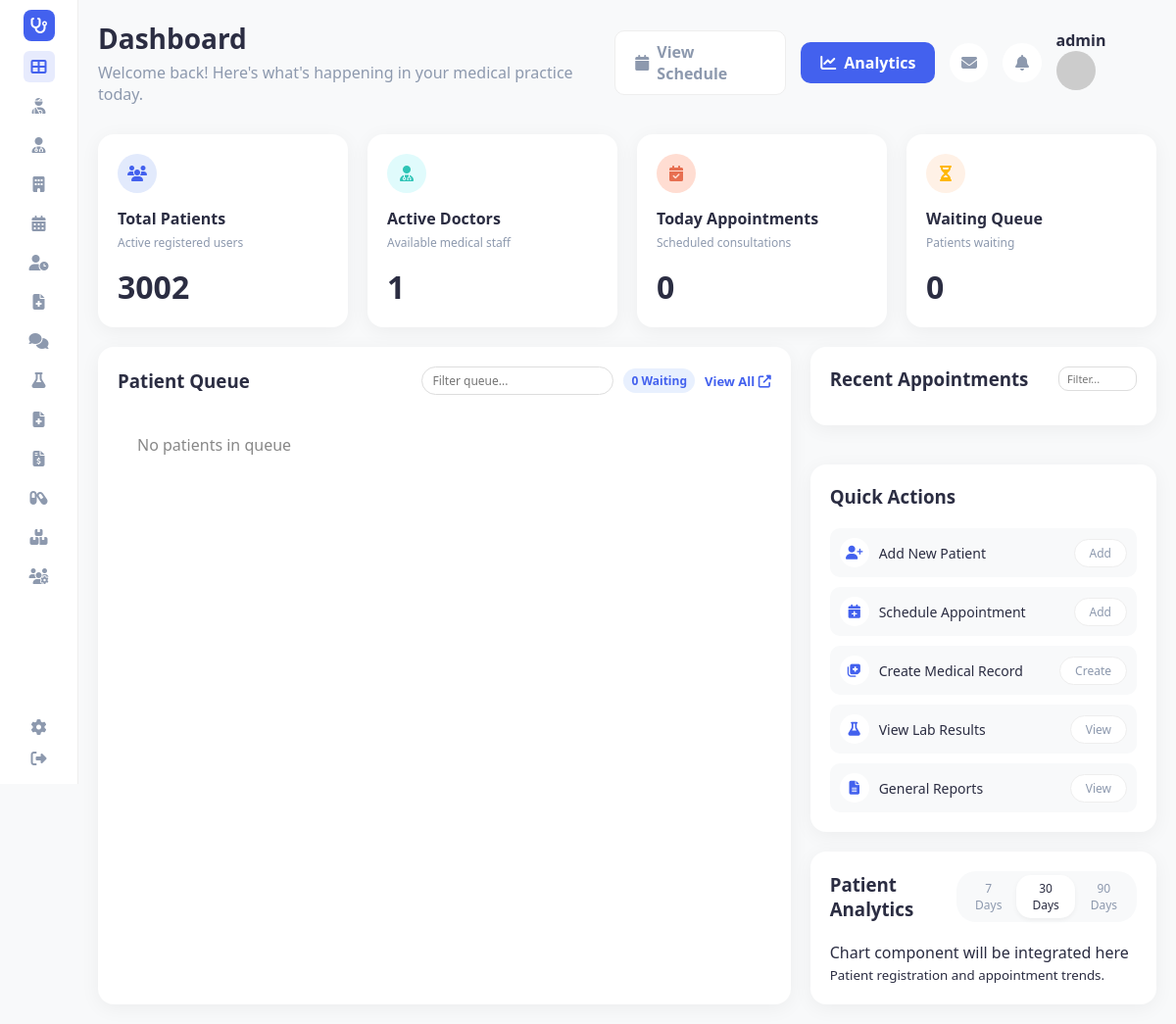
Page / (signed in) on the earlier database version.
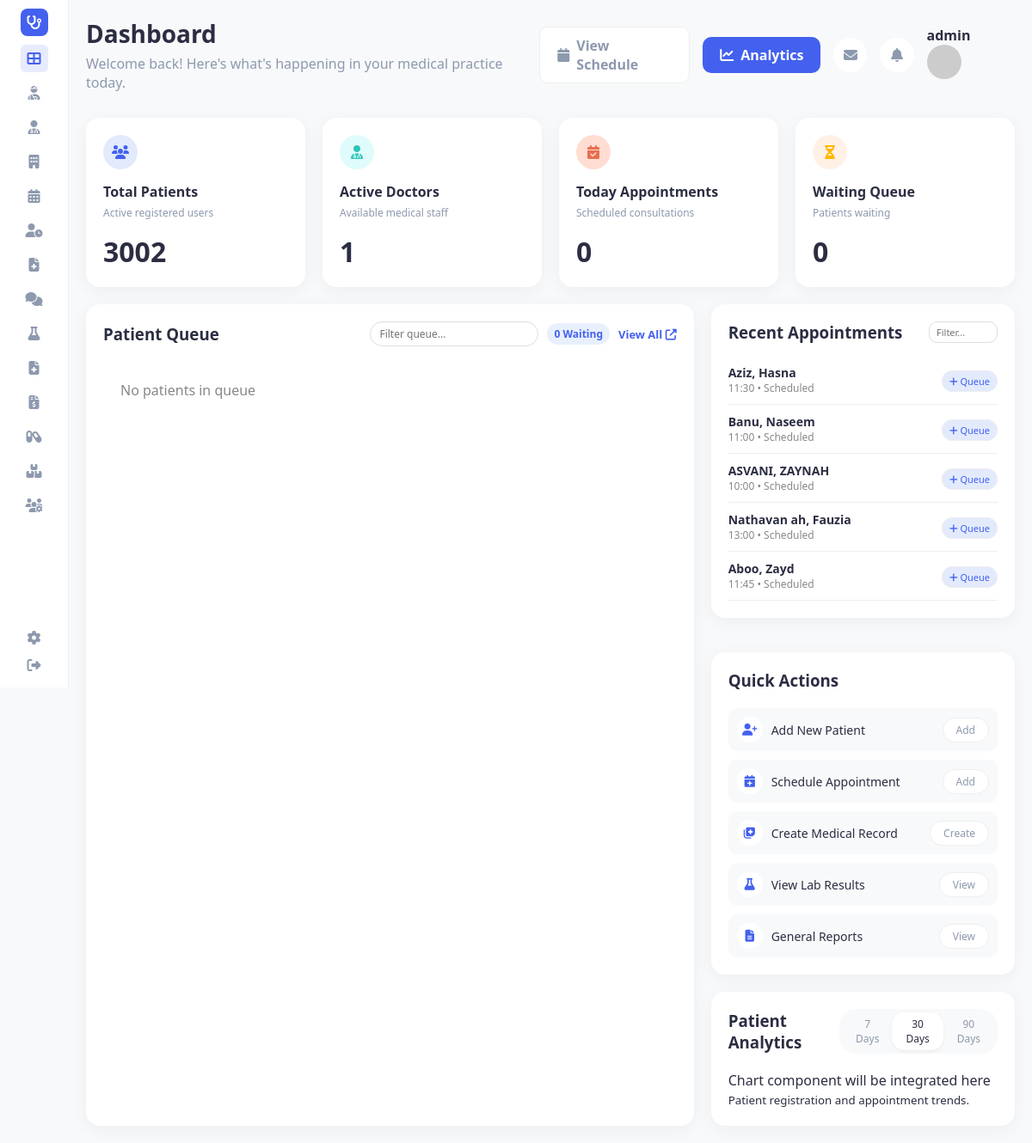
Same page on the later database version.
### tables this page shows
CREATE TABLE patients (
                patient_id TEXT PRIMARY KEY,
                first_name TEXT,
                last_name TEXT,
                date_of_birth TEXT,
                gender TEXT,
                phone TEXT,
                email TEXT,
                address TEXT,
                emergency_contact TEXT,
                blood_group TEXT,
                medical_history TEXT,
                created_date TEXT,
                scheme_provider TEXT,
                scheme_type TEXT
            );

CREATE TABLE appointments (
                appointment_id TEXT PRIMARY KEY,
                patient_id TEXT,
                doctor_id TEXT,
                appointment_date TEXT,
                appointment_time TEXT,
                reason TEXT,
                status TEXT,
                notes TEXT,
                FOREIGN KEY (patient_id) REFERENCES patients(patient_id),
                FOREIGN KEY (doctor_id) REFERENCES doctors(doctor_id)
            );

### app.py (the view)
@app.route('/')
def dashboard():
    try:
        days = 90
        stats = hms.get_dashboard_stats(days)
        total_patients = hms.get_patients_count()
        base = datetime.date.today()
        chart_labels = [(base - datetime.timedelta(days=i)).strftime("%Y-%m-%d") for i in range(days-1, -1, -1)]
        reg_map = stats['registration_map']
        appt_map = stats['appointment_map']
        chart_patient_reg = [reg_map.get(d, 0) for d in chart_labels]
        chart_appointments = [appt_map.get(d, 0) for d in chart_labels]
        username = session.get('username')
        role = session.get('role')
        system_notifications = hms.get_recent_notifications(username, role)
        return render_template('dashboard.html',
                            total_patients=total_patients,
                            active_doctors=stats['active_doctors'],
                            todays_appointments=stats['todays_appointments'],
                            pending_appointments=stats['pending_appointments'],
                            completed_appointments=stats['completed_appointments'],
                            recent_appointments=hms.get_recent_appointments(),
                            queue=hms.get_active_queue(),
                            chart_labels=chart_labels,
                            chart_patient_reg=chart_patient_reg,
                            chart_appointments=chart_appointments,
                            system_notifications=system_notifications,
                            active_page='dashboard')
    except Exception as e:
        print(f"[CRITICAL ERROR] Dashboard route failed: {e}")
        import traceback
        traceback.print_exc()
        return f"Internal Server Error: {e}", 500

### app.py (called while the page is built)
@app.before_request
def require_login():
    allowed_routes = ['login', 'register', 'static']
    if request.endpoint not in allowed_routes and 'user_id' not in session:
        return redirect(url_for('login'))

@app.context_processor
def inject_user():
    username = session.get('username')
    role = session.get('role')
    unread = 0
    if username:
        unread = hms.get_unread_count(username, role)
    return dict(current_user=username, current_role=role, unread_messages_count=unread, hms=hms)

### database/db_manager.py (called while the page is built)
    def get_connection(self):
        conn = sqlite3.connect(self.db_file)
        conn.row_factory = sqlite3.Row
        return conn

    def get_by_id(self, cls: Type[T], table: str, id_value: str, id_field: str) -> Optional[T]:
        try:
            conn = self.get_connection()
            cursor = conn.cursor()
            cursor.execute(f"SELECT * FROM {table} WHERE {id_field} = ?", (id_value,))
            row = cursor.fetchone()
            conn.close()
            return self._row_to_obj(cls, row) if row else None
        except Exception as e:
            print(f"Error getting from {table}: {e}")
            return None

### templates/dashboard.html (shortened to what the changed rows need)
<!DOCTYPE html>
<html lang="en">
<head>
    <link rel="stylesheet" href="{{ url_for('static', filename='style.css') }}">
    <link rel="stylesheet" href="https://cdnjs.cloudflare.com/ajax/libs/font-awesome/6.4.0/css/all.min.css">
</head>
<body>
    <div class="container">
        <main class="main-content">
            <header class="header">
                <div class="header-left">
                    <h1>Dashboard</h1>
                </div>
            </header>
            <div class="stats-grid">
                <div class="card stat-card">
                    <div class="stat-value">
                        <h2>{{ total_patients }}</h2>
                    </div>
                </div>
                <div class="card stat-card">
                    <div class="stat-value">
                        <h2>{{ active_doctors }}</h2>
                    </div>
                </div>
                <div class="card stat-card">
                    <div class="stat-value">
                        <h2>{{ todays_appointments }}</h2>
                    </div>
                </div>
                <div class="card stat-card">
                    <div class="stat-value">
                        <h2>{{ queue|length }}</h2>
                    </div>
                </div>
            </div>
            <div class="content-grid" style="grid-template-columns: 2fr 1fr;">
                <div class="right-column">
                    <div class="card quick-actions" style="margin-bottom: 20px;">
                        <div class="appointment-list" id="apptList" style="max-height: 300px; overflow-y: auto;">
                            {% for appt in recent_appointments %}
                            {% set patient = hms.get_patient(appt.patient_id) %}
                            <div class="appointment-item" ondblclick="window.location.href='{{ url_for('patients', search=patient.first_name + ' ' + patient.last_name if patient else appt.patient_id) }}'" style="padding: 10px 0; border-bottom: 1px solid #eee; cursor: pointer;" title="Double click to search patient">
                                <div class="appt-info">
                                    <div style="font-weight: 600; font-size: 14px;">
                                    {% if patient %}
                                        {{ patient.last_name }}, {{ patient.first_name }}
                                    {% else %}
                                        Unknown Patient ({{ appt.patient_id }})
                                    {% endif %}
                                </div>
                                    <div style="font-size: 12px; color: #888;">
                                        {{ appt.appointment_time }} &bull; {{ appt.status }}
                                    </div>
                                </div>
                                <div>
                                    <a href="{{ url_for('add_to_queue', patient_id=appt.patient_id) }}" class="btn-sm" style="background: #e2eafc; color: #4361ee; text-decoration: none; padding: 4px 8px; font-size: 11px;" title="Add to Queue"><i class="fas fa-plus"></i> Queue</a>
                                </div>
                            </div>
                            {% endfor %}
                        </div>
                    </div>
                </div>
            </div>
        </main>
    </div>
</body>
</html>

Differences in the rows shown:
added appointments: appointment_time "11:30", status "Scheduled"
now on this page (row unchanged): patients: last_name "Aziz", first_name "Hasna"
added appointments: appointment_time "11:00", status "Scheduled"
now on this page (row unchanged): patients: last_name "Banu", first_name "Naseem"
added appointments: appointment_time "10:00", status "Scheduled"
now on this page (row unchanged): patients: last_name "ASVANI", first_name "ZAYNAH"
added appointments: appointment_time "13:00", status "Scheduled"
now on this page (row unchanged): patients: last_name "Nathavan ah", first_name "Fauzia"
added appointments: appointment_time "11:45", status "Scheduled"
now on this page (row unchanged): patients: last_name "Aboo", first_name "Zayd"
